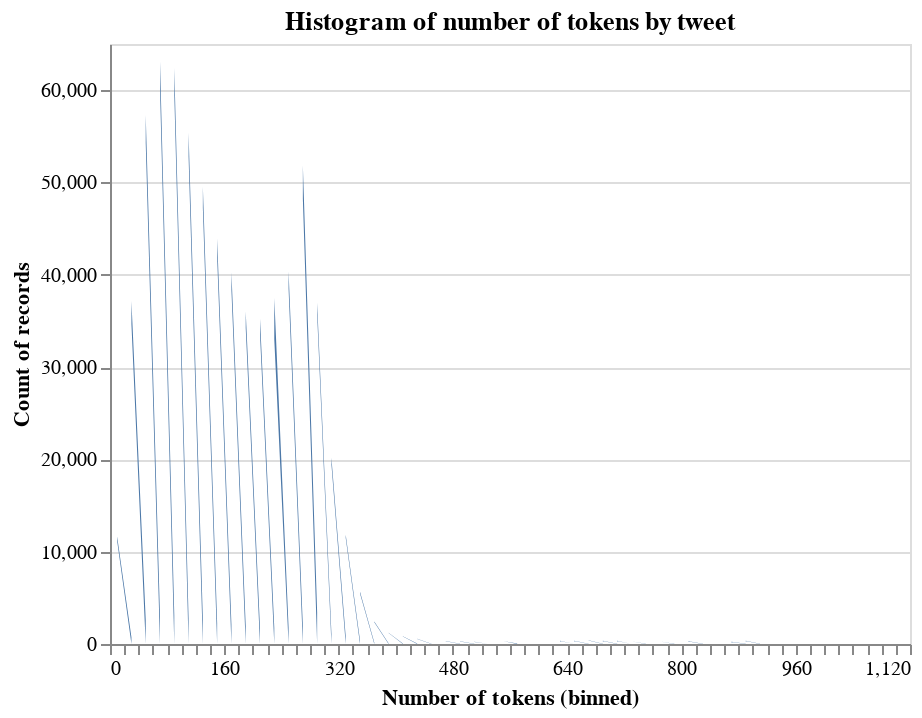

Write notebook code for a chart like this one.
### Code cell
histo = base.mark_area().encode(x=alt.X("tokens:Q", bin=alt.Bin(maxbins=70), title="Number of tokens (binned)"))
#line = base.transform_regression('tokens', 'counts', method="poly", order=1).mark_line(size=4, color="salmon")
histo

### Figure 1 — Vega-Lite specification as saved in the notebook (floating-point values rounded to 4 significant figures; data arrays with more than 128 entries replaced by an {"elided": "..."} marker saying what was removed)
{"$schema": "https://vega.github.io/schema/vega-lite/v4.8.1.json", "config": {"view": {"continuousHeight": 300, "continuousWidth": 400}}, "data": {"name": "data-d987f3e8dc026c835c6f100e3746223c"}, "datasets": {"data-d987f3e8dc026c835c6f100e3746223c": {"elided": "947 records"}}, "encoding": {"x": {"bin": {"maxbins": 70}, "field": "tokens", "title": "Number of tokens (binned)", "type": "quantitative"}, "y": {"field": "counts", "title": "Count of records", "type": "quantitative"}}, "mark": "area", "title": "Histogram of number of tokens by tweet"}
